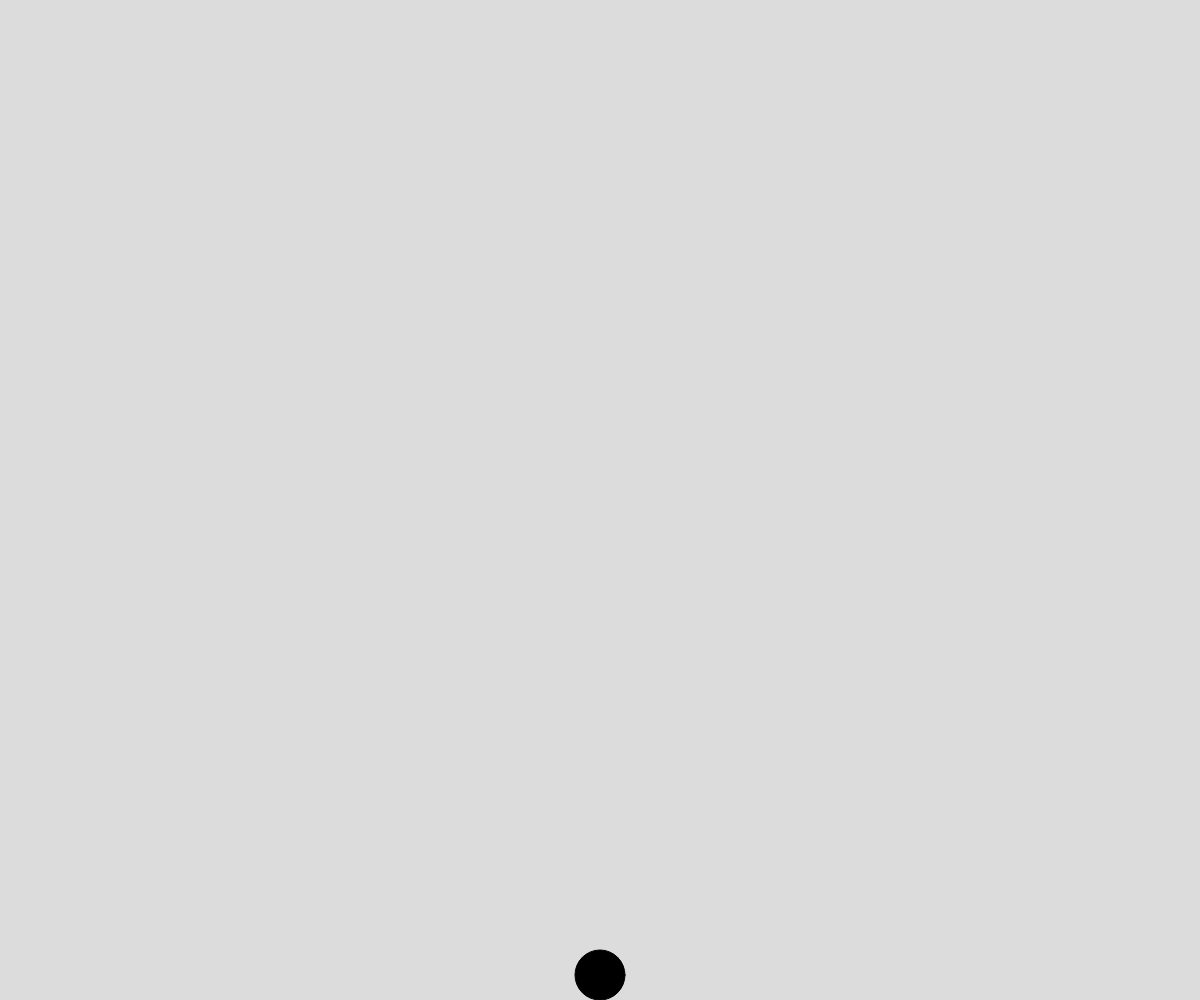
Frame 1 (no input)
Frame 60 (no input): identical to frame 1, image omitted
Frame 120 (the mouse pressed at the canvas centre since frame 60): identical to frame 1, image omitted

The p5.js sketch that drew this single still picture (run headless with seeded random() and noise() and a simulated clock; from frame 60 on, the mouse is pressed at the canvas centre):

// p5.js sketch
// ── sketch.js

let yLocation, yVelocity, yAcceleration;
let x, radius;
let gravity, ground;

function setup() {
  createCanvas(windowWidth, windowHeight);
  radius = 25;
  ground = height - radius;
  x = width/2;
  gravity = 0.1;
  yLocation = ground;
  yVelocity = 0;
  yAcceleration = 0;
}

function draw() {
  background(220);

  // move ball
  yVelocity += yAcceleration;
  yLocation += yVelocity;

  // physics
  yAcceleration = 0;
  yVelocity += gravity;
  if (yLocation > ground) {
    yLocation = ground;
    yVelocity = 0;
  }

  // display ball
  fill(0);
  ellipse(x, yLocation, radius*2, radius*2);
}


function keyPressed() {
  if (key === " ") {
    yAcceleration = -5;
  }
}
